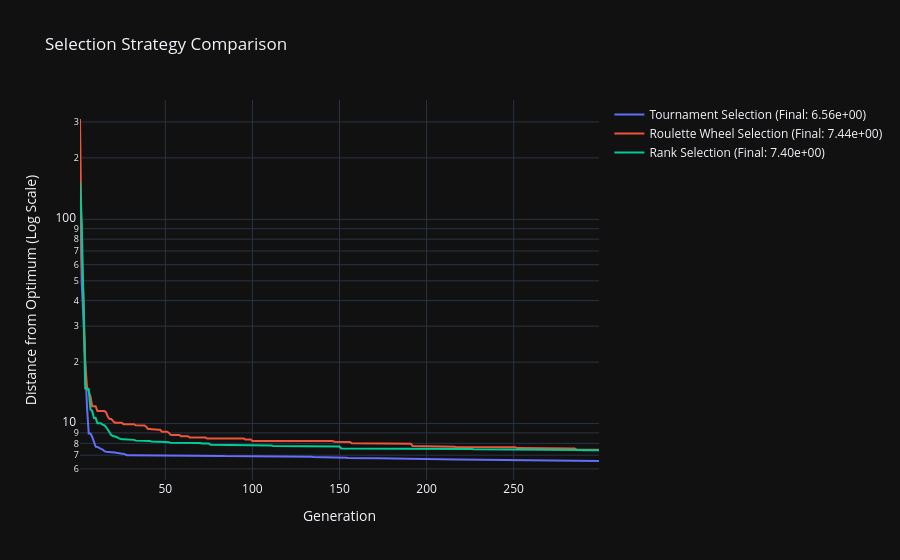
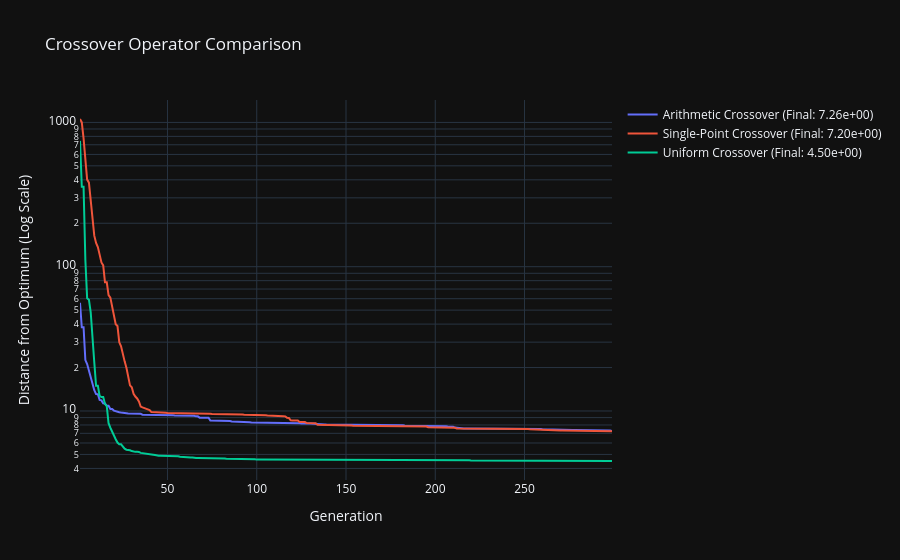
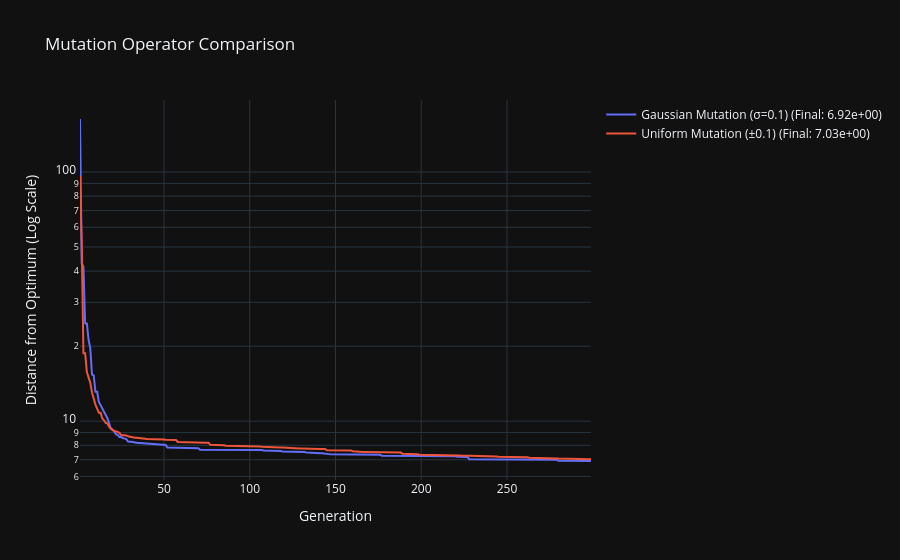

These figures' notebook cell, in order:
### Markdown cell above
# GA Operator Comparison

Tests different genetic algorithm components on the Rosenbrock function:

### Code cell
def run_comparison_experiments():
    """Run comparison experiments for different operators."""
    # Common parameters for all experiments
    maxgen = 300
    common_params = {
        "func": rosenbrock_function,
        "optimum": 0,
        "population_low": -2.048,
        "population_high": 2.048,
        "population_size": 50,
        "dimension": 10,
        "max_generations": maxgen,
        "generations_to_track": list(range(1, maxgen+1)),
        "elitism": True
    }

    # ====================== SELECTION COMPARISON ======================
    selection_results = []
    selection_strategies = [
        {"function": tournament_selection, "label": "Tournament Selection"},
        {"function": roulette_wheel_selection, "label": "Roulette Wheel Selection"},
        {"function": rank_selection, "label": "Rank Selection"}
    ]

    for strategy in selection_strategies:
        best_sol, best_dist, track_dist = genetic_algorithm(
            **common_params,
            selection_function=strategy["function"],
            crossover_function=arithmetic_crossover,
            mutation_function=gaussian_mutation,
            mutation_rate=0.1,
            mutation_param=0.1
        )
        selection_results.append({
            "label": strategy["label"],
            "distances": track_dist,
            "final_distance": best_dist
        })

    # ====================== CROSSOVER COMPARISON ======================
    crossover_results = []
    crossover_operators = [
        {"function": arithmetic_crossover, "label": "Arithmetic Crossover"},
        {"function": single_point_crossover, "label": "Single-Point Crossover"},
        {"function": uniform_crossover, "label": "Uniform Crossover"}
    ]

    for operator in crossover_operators:
        best_sol, best_dist, track_dist = genetic_algorithm(
            **common_params,
            selection_function=tournament_selection,
            crossover_function=operator["function"],
            mutation_function=gaussian_mutation,
            mutation_rate=0.1,
            mutation_param=0.1
        )
        crossover_results.append({
            "label": operator["label"],
            "distances": track_dist,
            "final_distance": best_dist
        })

    # ====================== MUTATION COMPARISON ======================
    mutation_results = []
    mutation_operators = [
        {"function": gaussian_mutation, "param": 0.1, "label": "Gaussian Mutation (σ=0.1)"},
        {"function": uniform_mutation, "param": 0.1, "label": "Uniform Mutation (±0.1)"}
    ]

    for operator in mutation_operators:
        best_sol, best_dist, track_dist = genetic_algorithm(
            **common_params,
            selection_function=tournament_selection,
            crossover_function=arithmetic_crossover,
            mutation_function=operator["function"],
            mutation_rate=0.1,
            mutation_param=operator["param"]
        )
        mutation_results.append({
            "label": operator["label"],
            "distances": track_dist,
            "final_distance": best_dist
        })

    # ====================== PLOT RESULTS ======================
    def plot_results(results, title):
        fig = go.Figure()
        for result in results:
            fig.add_trace(go.Scatter(
                x=list(range(1, maxgen)),
                y=result["distances"],
                name=f"{result['label']} (Final: {result['final_distance']:.2e})",
                mode="lines"
            ))
        fig.update_layout(
            title=title,
            xaxis_title="Generation",
            yaxis_title="Distance from Optimum (Log Scale)",
            yaxis_type="log",
            hovermode="x unified"
        )
        fig.show()

    plot_results(selection_results, "Selection Strategy Comparison")
    plot_results(crossover_results, "Crossover Operator Comparison")
    plot_results(mutation_results, "Mutation Operator Comparison")

# Run the comparison experiments
run_comparison_experiments()

### Figure 1 — Plotly figure (JSON) as saved in the notebook; plotly's stock layout.template omitted (floating-point values rounded to 4 significant figures; data arrays with more than 128 entries replaced by an {"elided": "..."} marker saying what was removed)
{"data": [{"mode": "lines", "name": "Tournament Selection (Final: 6.56e+00)", "x": {"elided": "299 int values"}, "y": {"elided": "300 float values"}, "type": "scatter"}, {"mode": "lines", "name": "Roulette Wheel Selection (Final: 7.44e+00)", "x": {"elided": "299 int values"}, "y": {"elided": "300 float values"}, "type": "scatter"}, {"mode": "lines", "name": "Rank Selection (Final: 7.40e+00)", "x": {"elided": "299 int values"}, "y": {"elided": "300 float values"}, "type": "scatter"}], "layout": {"yaxis": {"title": {"text": "Distance from Optimum (Log Scale)"}, "type": "log"}, "title": {"text": "Selection Strategy Comparison"}, "xaxis": {"title": {"text": "Generation"}}, "hovermode": "x unified"}}

### Figure 2 — Plotly figure (JSON) as saved in the notebook; plotly's stock layout.template omitted (floating-point values rounded to 4 significant figures; data arrays with more than 128 entries replaced by an {"elided": "..."} marker saying what was removed)
{"data": [{"mode": "lines", "name": "Arithmetic Crossover (Final: 7.26e+00)", "x": {"elided": "299 int values"}, "y": {"elided": "300 float values"}, "type": "scatter"}, {"mode": "lines", "name": "Single-Point Crossover (Final: 7.20e+00)", "x": {"elided": "299 int values"}, "y": {"elided": "300 float values"}, "type": "scatter"}, {"mode": "lines", "name": "Uniform Crossover (Final: 4.50e+00)", "x": {"elided": "299 int values"}, "y": {"elided": "300 float values"}, "type": "scatter"}], "layout": {"yaxis": {"title": {"text": "Distance from Optimum (Log Scale)"}, "type": "log"}, "title": {"text": "Crossover Operator Comparison"}, "xaxis": {"title": {"text": "Generation"}}, "hovermode": "x unified"}}

### Figure 3 — Plotly figure (JSON) as saved in the notebook; plotly's stock layout.template omitted (floating-point values rounded to 4 significant figures; data arrays with more than 128 entries replaced by an {"elided": "..."} marker saying what was removed)
{"data": [{"mode": "lines", "name": "Gaussian Mutation (σ=0.1) (Final: 6.92e+00)", "x": {"elided": "299 int values"}, "y": {"elided": "300 float values"}, "type": "scatter"}, {"mode": "lines", "name": "Uniform Mutation (±0.1) (Final: 7.03e+00)", "x": {"elided": "299 int values"}, "y": {"elided": "300 float values"}, "type": "scatter"}], "layout": {"yaxis": {"title": {"text": "Distance from Optimum (Log Scale)"}, "type": "log"}, "title": {"text": "Mutation Operator Comparison"}, "xaxis": {"title": {"text": "Generation"}}, "hovermode": "x unified"}}
